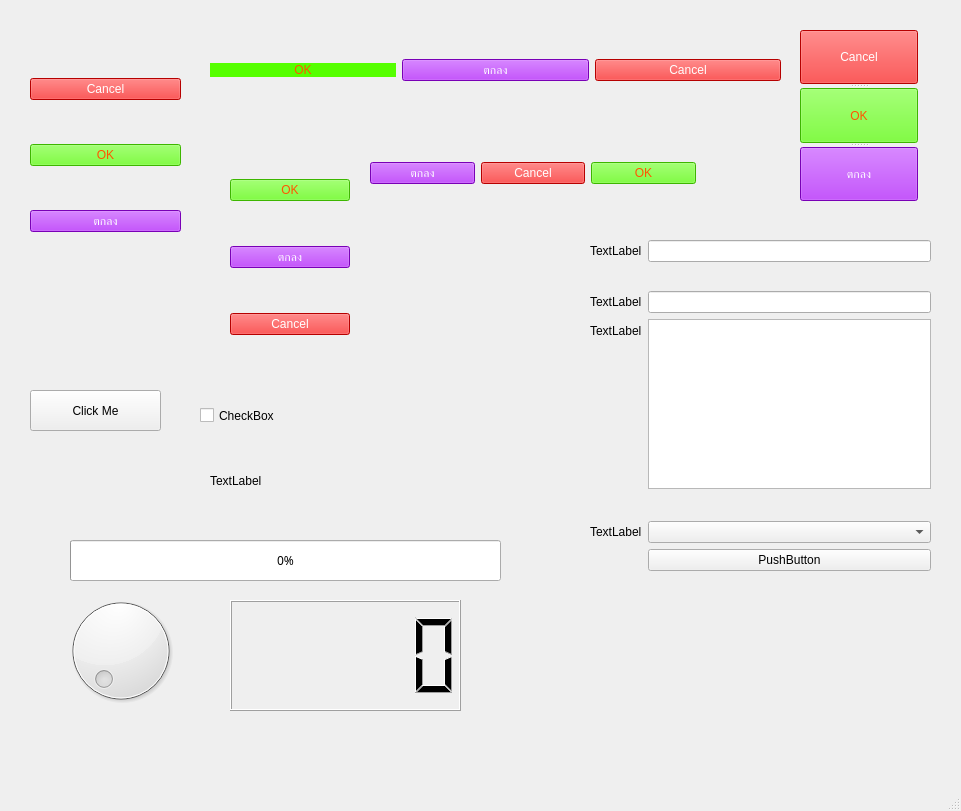
<?xml version="1.0" encoding="UTF-8"?>
<ui version="4.0">
 <class>MainWindow</class>
 <widget class="QMainWindow" name="MainWindow">
  <property name="geometry">
   <rect>
    <x>0</x>
    <y>0</y>
    <width>961</width>
    <height>811</height>
   </rect>
  </property>
  <property name="windowTitle">
   <string>MainWindow</string>
  </property>
  <widget class="QWidget" name="centralwidget">
   <widget class="QWidget" name="verticalLayoutWidget">
    <property name="geometry">
     <rect>
      <x>20</x>
      <y>30</y>
      <width>171</width>
      <height>251</height>
     </rect>
    </property>
    <layout class="QVBoxLayout" name="Lay1">
     <property name="spacing">
      <number>6</number>
     </property>
     <property name="leftMargin">
      <number>10</number>
     </property>
     <property name="topMargin">
      <number>10</number>
     </property>
     <property name="rightMargin">
      <number>10</number>
     </property>
     <property name="bottomMargin">
      <number>10</number>
     </property>
     <item>
      <widget class="QPushButton" name="btn1_2">
       <property name="styleSheet">
        <string notr="true">font: 75 22pt &quot;Kanit&quot;;
background-color: rgb(255, 0, 0);
color: rgb(255, 255, 255);</string>
       </property>
       <property name="text">
        <string>Cancel</string>
       </property>
      </widget>
     </item>
     <item>
      <widget class="QPushButton" name="btn1">
       <property name="styleSheet">
        <string notr="true">color: rgb(255, 85, 0);
background-color: rgb(85, 255, 0);
font: 75 22pt &quot;Kanit&quot;;</string>
       </property>
       <property name="text">
        <string>OK</string>
       </property>
      </widget>
     </item>
     <item>
      <widget class="QPushButton" name="btn3">
       <property name="styleSheet">
        <string notr="true">font: 75 22pt &quot;Kanit&quot;;
background-color: rgb(170, 0, 255);
color: rgb(255, 255, 255);</string>
       </property>
       <property name="text">
        <string>ตกลง</string>
       </property>
      </widget>
     </item>
    </layout>
   </widget>
   <widget class="QWidget" name="horizontalLayoutWidget">
    <property name="geometry">
     <rect>
      <x>210</x>
      <y>30</y>
      <width>571</width>
      <height>80</height>
     </rect>
    </property>
    <layout class="QHBoxLayout" name="Lay2">
     <item>
      <widget class="QPushButton" name="btn1_3">
       <property name="styleSheet">
        <string notr="true">color: rgb(255, 85, 0);
background-color: rgb(85, 255, 0);
font: 75 22pt &quot;Kanit&quot;;
border-radius: 20px;</string>
       </property>
       <property name="text">
        <string>OK</string>
       </property>
      </widget>
     </item>
     <item>
      <widget class="QPushButton" name="btn3_2">
       <property name="styleSheet">
        <string notr="true">font: 75 22pt &quot;Kanit&quot;;
background-color: rgb(170, 0, 255);
color: rgb(255, 255, 255);</string>
       </property>
       <property name="text">
        <string>ตกลง</string>
       </property>
      </widget>
     </item>
     <item>
      <widget class="QPushButton" name="btn1_4">
       <property name="styleSheet">
        <string notr="true">font: 75 22pt &quot;Kanit&quot;;
background-color: rgb(255, 0, 0);
color: rgb(255, 255, 255);</string>
       </property>
       <property name="text">
        <string>Cancel</string>
       </property>
      </widget>
     </item>
    </layout>
   </widget>
   <widget class="QWidget" name="formLayoutWidget">
    <property name="geometry">
     <rect>
      <x>590</x>
      <y>240</y>
      <width>341</width>
      <height>331</height>
     </rect>
    </property>
    <layout class="QFormLayout" name="formLayout">
     <item row="0" column="0">
      <widget class="QLabel" name="label">
       <property name="text">
        <string>TextLabel</string>
       </property>
      </widget>
     </item>
     <item row="0" column="1">
      <widget class="QLineEdit" name="lineEdit"/>
     </item>
     <item row="2" column="0">
      <widget class="QLabel" name="label_2">
       <property name="text">
        <string>TextLabel</string>
       </property>
      </widget>
     </item>
     <item row="2" column="1">
      <widget class="QLineEdit" name="lineEdit_2"/>
     </item>
     <item row="3" column="0">
      <widget class="QLabel" name="label_3">
       <property name="text">
        <string>TextLabel</string>
       </property>
      </widget>
     </item>
     <item row="3" column="1">
      <widget class="QTextEdit" name="textEdit"/>
     </item>
     <item row="5" column="0">
      <widget class="QLabel" name="label_4">
       <property name="text">
        <string>TextLabel</string>
       </property>
      </widget>
     </item>
     <item row="5" column="1">
      <widget class="QComboBox" name="comboBox"/>
     </item>
     <item row="6" column="1">
      <widget class="QPushButton" name="pushButton">
       <property name="text">
        <string>PushButton</string>
       </property>
      </widget>
     </item>
     <item row="1" column="1">
      <spacer name="verticalSpacer">
       <property name="orientation">
        <enum>Qt::Vertical</enum>
       </property>
       <property name="sizeHint" stdset="0">
        <size>
         <width>20</width>
         <height>40</height>
        </size>
       </property>
      </spacer>
     </item>
     <item row="4" column="0">
      <spacer name="horizontalSpacer">
       <property name="orientation">
        <enum>Qt::Horizontal</enum>
       </property>
       <property name="sizeHint" stdset="0">
        <size>
         <width>40</width>
         <height>20</height>
        </size>
       </property>
      </spacer>
     </item>
    </layout>
   </widget>
   <widget class="QPushButton" name="btnMe">
    <property name="geometry">
     <rect>
      <x>30</x>
      <y>390</y>
      <width>131</width>
      <height>41</height>
     </rect>
    </property>
    <property name="styleSheet">
     <string notr="true">font: 14pt &quot;MS Shell Dlg 2&quot;;</string>
    </property>
    <property name="text">
     <string>Click Me</string>
    </property>
   </widget>
   <widget class="QCheckBox" name="checkMe">
    <property name="geometry">
     <rect>
      <x>200</x>
      <y>390</y>
      <width>141</width>
      <height>51</height>
     </rect>
    </property>
    <property name="styleSheet">
     <string notr="true">font: 14pt &quot;MS Shell Dlg 2&quot;;</string>
    </property>
    <property name="text">
     <string>CheckBox</string>
    </property>
   </widget>
   <widget class="QLabel" name="label_5">
    <property name="geometry">
     <rect>
      <x>210</x>
      <y>460</y>
      <width>141</width>
      <height>41</height>
     </rect>
    </property>
    <property name="styleSheet">
     <string notr="true">font: 18pt &quot;MS Shell Dlg 2&quot;;</string>
    </property>
    <property name="text">
     <string>TextLabel</string>
    </property>
   </widget>
   <widget class="QDial" name="dial">
    <property name="geometry">
     <rect>
      <x>60</x>
      <y>590</y>
      <width>121</width>
      <height>121</height>
     </rect>
    </property>
    <property name="maximum">
     <number>100</number>
    </property>
    <property name="tracking">
     <bool>true</bool>
    </property>
    <property name="invertedAppearance">
     <bool>false</bool>
    </property>
    <property name="invertedControls">
     <bool>false</bool>
    </property>
    <property name="wrapping">
     <bool>false</bool>
    </property>
    <property name="notchesVisible">
     <bool>false</bool>
    </property>
   </widget>
   <widget class="QProgressBar" name="progressBar">
    <property name="geometry">
     <rect>
      <x>70</x>
      <y>540</y>
      <width>431</width>
      <height>41</height>
     </rect>
    </property>
    <property name="font">
     <font>
      <family>Montserrat</family>
     </font>
    </property>
    <property name="locale">
     <locale language="English" country="UnitedStates"/>
    </property>
    <property name="value">
     <number>0</number>
    </property>
   </widget>
   <widget class="QLCDNumber" name="lcdNumber">
    <property name="geometry">
     <rect>
      <x>230</x>
      <y>600</y>
      <width>231</width>
      <height>111</height>
     </rect>
    </property>
   </widget>
   <widget class="QLabel" name="label_6">
    <property name="geometry">
     <rect>
      <x>590</x>
      <y>600</y>
      <width>191</width>
      <height>131</height>
     </rect>
    </property>
    <property name="styleSheet">
     <string notr="true">background-image: url(:/test/C:/Users/samit/OneDrive/Pictures/icon.png);</string>
    </property>
    <property name="text">
     <string/>
    </property>
    <property name="pixmap">
     <pixmap resource="test.qrc">:/test/C:/Users/samit/OneDrive/Pictures/icon.png</pixmap>
    </property>
    <property name="scaledContents">
     <bool>true</bool>
    </property>
   </widget>
   <widget class="QWidget" name="">
    <property name="geometry">
     <rect>
      <x>230</x>
      <y>140</y>
      <width>120</width>
      <height>234</height>
     </rect>
    </property>
    <layout class="QVBoxLayout" name="verticalLayout">
     <item>
      <widget class="QPushButton" name="btn1_5">
       <property name="styleSheet">
        <string notr="true">color: rgb(255, 85, 0);
background-color: rgb(85, 255, 0);
font: 75 22pt &quot;Kanit&quot;;</string>
       </property>
       <property name="text">
        <string>OK</string>
       </property>
      </widget>
     </item>
     <item>
      <widget class="QPushButton" name="btn3_3">
       <property name="styleSheet">
        <string notr="true">font: 75 22pt &quot;Kanit&quot;;
background-color: rgb(170, 0, 255);
color: rgb(255, 255, 255);</string>
       </property>
       <property name="text">
        <string>ตกลง</string>
       </property>
      </widget>
     </item>
     <item>
      <widget class="QPushButton" name="btn1_6">
       <property name="styleSheet">
        <string notr="true">font: 75 22pt &quot;Kanit&quot;;
background-color: rgb(255, 0, 0);
color: rgb(255, 255, 255);</string>
       </property>
       <property name="text">
        <string>Cancel</string>
       </property>
      </widget>
     </item>
    </layout>
   </widget>
   <widget class="QWidget" name="">
    <property name="geometry">
     <rect>
      <x>370</x>
      <y>140</y>
      <width>326</width>
      <height>67</height>
     </rect>
    </property>
    <layout class="QHBoxLayout" name="horizontalLayout">
     <item>
      <widget class="QPushButton" name="btn3_4">
       <property name="styleSheet">
        <string notr="true">font: 75 22pt &quot;Kanit&quot;;
background-color: rgb(170, 0, 255);
color: rgb(255, 255, 255);</string>
       </property>
       <property name="text">
        <string>ตกลง</string>
       </property>
      </widget>
     </item>
     <item>
      <widget class="QPushButton" name="btn1_8">
       <property name="styleSheet">
        <string notr="true">font: 75 22pt &quot;Kanit&quot;;
background-color: rgb(255, 0, 0);
color: rgb(255, 255, 255);</string>
       </property>
       <property name="text">
        <string>Cancel</string>
       </property>
      </widget>
     </item>
     <item>
      <widget class="QPushButton" name="btn1_7">
       <property name="styleSheet">
        <string notr="true">color: rgb(255, 85, 0);
background-color: rgb(85, 255, 0);
font: 75 22pt &quot;Kanit&quot;;</string>
       </property>
       <property name="text">
        <string>OK</string>
       </property>
      </widget>
     </item>
    </layout>
   </widget>
   <widget class="QSplitter" name="splitter">
    <property name="geometry">
     <rect>
      <x>800</x>
      <y>30</y>
      <width>118</width>
      <height>171</height>
     </rect>
    </property>
    <property name="orientation">
     <enum>Qt::Vertical</enum>
    </property>
    <widget class="QPushButton" name="btn1_9">
     <property name="styleSheet">
      <string notr="true">font: 75 22pt &quot;Kanit&quot;;
background-color: rgb(255, 0, 0);
color: rgb(255, 255, 255);</string>
     </property>
     <property name="text">
      <string>Cancel</string>
     </property>
    </widget>
    <widget class="QPushButton" name="btn1_10">
     <property name="styleSheet">
      <string notr="true">color: rgb(255, 85, 0);
background-color: rgb(85, 255, 0);
font: 75 22pt &quot;Kanit&quot;;</string>
     </property>
     <property name="text">
      <string>OK</string>
     </property>
    </widget>
    <widget class="QPushButton" name="btn3_5">
     <property name="styleSheet">
      <string notr="true">font: 75 22pt &quot;Kanit&quot;;
background-color: rgb(170, 0, 255);
color: rgb(255, 255, 255);</string>
     </property>
     <property name="text">
      <string>ตกลง</string>
     </property>
    </widget>
   </widget>
  </widget>
  <widget class="QMenuBar" name="menubar">
   <property name="geometry">
    <rect>
     <x>0</x>
     <y>0</y>
     <width>961</width>
     <height>26</height>
    </rect>
   </property>
  </widget>
  <widget class="QStatusBar" name="statusbar"/>
 </widget>
 <resources>
  <include location="test.qrc"/>
 </resources>
 <connections>
  <connection>
   <sender>btnMe</sender>
   <signal>clicked()</signal>
   <receiver>checkMe</receiver>
   <slot>toggle()</slot>
   <hints>
    <hint type="sourcelabel">
     <x>73</x>
     <y>439</y>
    </hint>
    <hint type="destinationlabel">
     <x>259</x>
     <y>446</y>
    </hint>
   </hints>
  </connection>
  <connection>
   <sender>btnMe</sender>
   <signal>clicked()</signal>
   <receiver>label_5</receiver>
   <slot>hide()</slot>
   <hints>
    <hint type="sourcelabel">
     <x>66</x>
     <y>436</y>
    </hint>
    <hint type="destinationlabel">
     <x>262</x>
     <y>504</y>
    </hint>
   </hints>
  </connection>
  <connection>
   <sender>dial</sender>
   <signal>valueChanged(int)</signal>
   <receiver>progressBar</receiver>
   <slot>setValue(int)</slot>
   <hints>
    <hint type="sourcelabel">
     <x>125</x>
     <y>654</y>
    </hint>
    <hint type="destinationlabel">
     <x>210</x>
     <y>602</y>
    </hint>
   </hints>
  </connection>
  <connection>
   <sender>dial</sender>
   <signal>valueChanged(int)</signal>
   <receiver>lcdNumber</receiver>
   <slot>display(int)</slot>
   <hints>
    <hint type="sourcelabel">
     <x>132</x>
     <y>680</y>
    </hint>
    <hint type="destinationlabel">
     <x>268</x>
     <y>696</y>
    </hint>
   </hints>
  </connection>
 </connections>
</ui>
